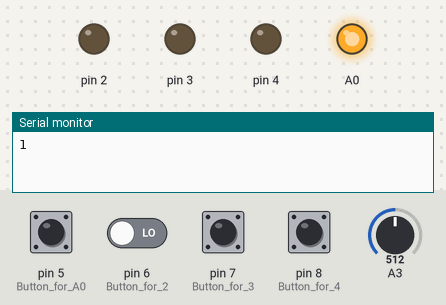
Simulated run of this sketch. Board: Arduino Uno, built with avr-gcc and run on an emulated ATmega328P. On the bench: output pins drawn as LEDs (lit = HIGH), the last lines printed to the serial monitor. Dashed ring = blinking. The inputs (shaded band) are chosen by the test bench; at power-on: pin 5 (Button_for_A0), pin 6 (Button_for_2), pin 7 (Button_for_3), pin 8 (Button_for_4) LOW, A3 = 512. Storage starts empty; random numbers use the default seed unless the sketch sets one; the audio player accepts every command and is not drawn.

Above: at 3.1 s.
At 4.2 s:
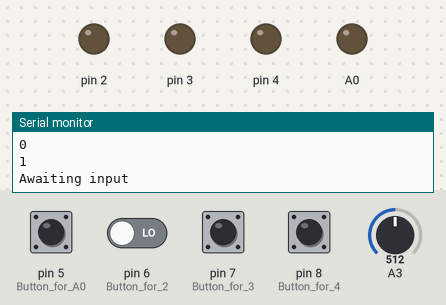
4.3 s: pin 5 (Button_for_A0) pulled HIGH for 0.15 s
At 7.3 s:
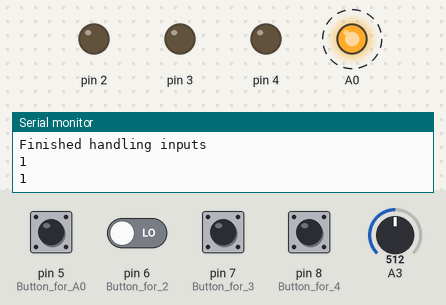
7.4 s: pin 5 (Button_for_A0) driven HIGH and pin 6 (Button_for_2) driven HIGH
Timing chart, 0 to 10.6 s (numbered marks = the images above; inputs shaded):
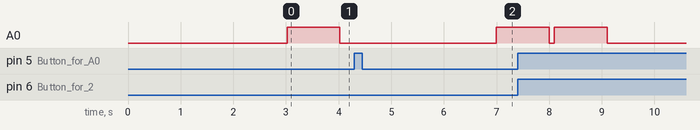

Measured:
- after the input at 4.3 s, A0: LOW → HIGH after 2.7 s

The sketch:

Project_Simon.ino
```cpp
#include <SPI.h>
#include <SD.h>
#include <TMRpcm.h>

TMRpcm tmrpcm;

const int SEQ_MAX = 200;

int sequence[SEQ_MAX];
int seqIndex = 1;
bool awaitingInput = false;
bool inputResolved = false;

void setup() {
  // put your setup code here, to run once:

  seqIndex = 1;
  awaitingInput = false;
  tmrpcm.speakerPin = 9;

  pinMode(8, INPUT); //Button for 4
  pinMode(7, INPUT); //Button for 3
  pinMode(6, INPUT); //Button for 2
  pinMode(5, INPUT); //Button for A0

  pinMode(4, OUTPUT);
  pinMode(3, OUTPUT);
  pinMode(2, OUTPUT);
  pinMode(A0, OUTPUT);

  Serial.begin(9600);

  if (!SD.begin(10))
  {
    Serial.println("SD fail");
  }

  tmrpcm.setVolume(6);
  tmrpcm.play("GAMEST~1.WAV");

  delay(3000);


  randomSeed(analogRead(A3));

  for(int i = 0; i < SEQ_MAX; i++)
  {
    sequence[i] = -1;
  }

  sequence[0] = random(1,5);

}

void beep(int beepNumber)
{

switch(beepNumber)
{
  case 4:
    tmrpcm.setVolume(6);
    tmrpcm.play("BEEP1_~1.WAV");
  break;

  case 3:
  tmrpcm.setVolume(6);
    tmrpcm.play("BEEP2_~1.WAV");

  break;

  case 2:
  tmrpcm.setVolume(6);
    tmrpcm.play("BEEP3_~1.WAV");

  break;

  case 1:
  tmrpcm.setVolume(6);
    tmrpcm.play("BEEP4_~1.WAV");

  break;
}
  return;
}

void displaySequence()
{

for(int i = 0; i < seqIndex; i++)
{
  Serial.println(sequence[i]);
}

  for(int i = 0; i < seqIndex; i++)
  {

    beep(sequence[i]);

    if(sequence[i] == 1)
    {
      digitalWrite(A0, HIGH);
    }
    else
    {
     digitalWrite(sequence[i], HIGH);
    }
    delay(1000);

    if(sequence[i] == 1)
    {
     digitalWrite(A0, LOW);
    }

    else
    {
      digitalWrite(sequence[i], LOW);
    }
    delay(100);
  }

  awaitingInput = true;
}

bool anyInput()
{
  return (digitalRead(8) == HIGH || digitalRead(7) == HIGH || digitalRead(6) == HIGH || digitalRead(5));
}

int buttonPressed()
{
  if(digitalRead(8) == HIGH)
  {
    return 4;
  }
    if(digitalRead(7) == HIGH)
  {
    return 3;
  }
    if(digitalRead(6) == HIGH)
  {
    return 2;
  }
    if(digitalRead(5) == HIGH)
  {
    return 1;
  }

  return -1;

}

void fail()
{

  tmrpcm.setVolume(6);
    tmrpcm.play("GAMEOVER.WAV");
  Serial.println("Failed");
  delay(100000);
}

void inputHandler()
{

  int button = -1;

  for(int i = 0; i < seqIndex; i++)
  {
    inputResolved = false;

     while(!inputResolved)
     {
      //Wait for player to press a button
      Serial.println("Awaiting input");
      Serial.println(i);
      Serial.println(seqIndex);
      if(anyInput())
      {
        button = buttonPressed();

        if(button == sequence[i])
        {

          beep(sequence[i]);

          //Wait for player to release all buttons
          while(anyInput())
          {
            Serial.println("Waiting for all buttons to be released");
          }
          inputResolved = true;
        }
        else
        {
          fail();
        }
      }
     }
  }

  Serial.println("Finished handling inputs");
  delay(2500);

  randomSeed(analogRead(A3));

  sequence[seqIndex] = random(1,5);
  seqIndex++;


  awaitingInput = false;
}

void loop() {
  // put your main code here, to run repeatedly:

 if(!awaitingInput)
  {
   displaySequence();
  }

  if(awaitingInput)
  {
    inputHandler();
    }

}
```
